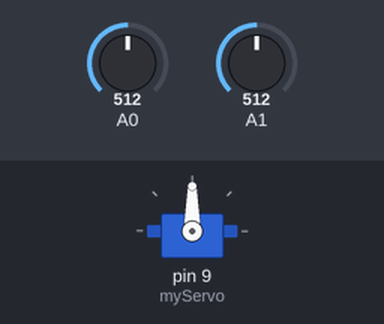
Recording of a sketch running on a simulated Arduino Uno, built with avr-gcc and run on an emulated ATmega328P. Shown: servo. The inputs (shaded band) are chosen by the test bench; at power-on: A0 = 512, A1 = 512.

Above: at 1.2 s.
1.3 s: A0 set to 530
At 5.2 s:
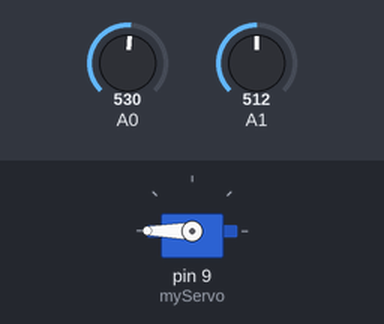
At 9.5 s:
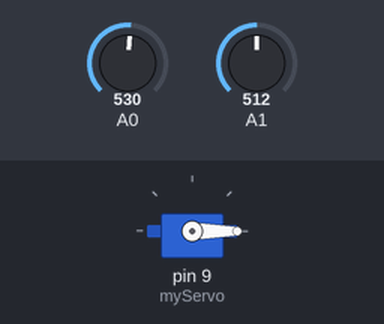
Timing chart, 0 to 10.3 s (numbered marks = the images above; inputs shaded):
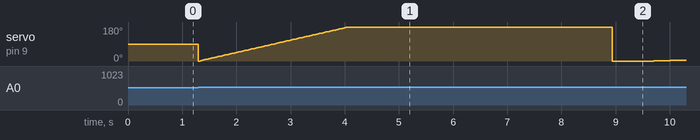

The sketch:

sketch_apr21a_hackathon_solarpanel.ino
```cpp
#include <Servo.h>
Servo myServo;  int pos;
int SensVal; int SensValTwo;
String sensorOne = "Sensor one: "; String sensorTwo = "Sensor Two: ";
void setup() {
  // put your setup code here, to run once:
  Serial.begin(9600);
  myServo.attach(9);
}

void loop() {
  //declared functions
  mUpdateValues();
  detectLocation();
  setTozero();
}


//function to aid in location of sun
int detectLocation() {
  //create a loop to detect movement of the sun at time t
  for (pos; SensVal > SensValTwo; pos += 1) {
    myServo.write(pos);
    delay(15);
    mUpdateValues();
  }

}

//private function for updating analog read A0 and A1
int mUpdateValues() {
  SensVal = analogRead(A0);
  SensValTwo = analogRead(A1);
  return (SensVal, SensValTwo);
}
void setTozero() {
  while (pos > 1) {
    pos -= 1;
  }
}
```

Measured:
- the behaviour switches between 512 and 513 on A0 (found by bisection; images 0 and 1)
